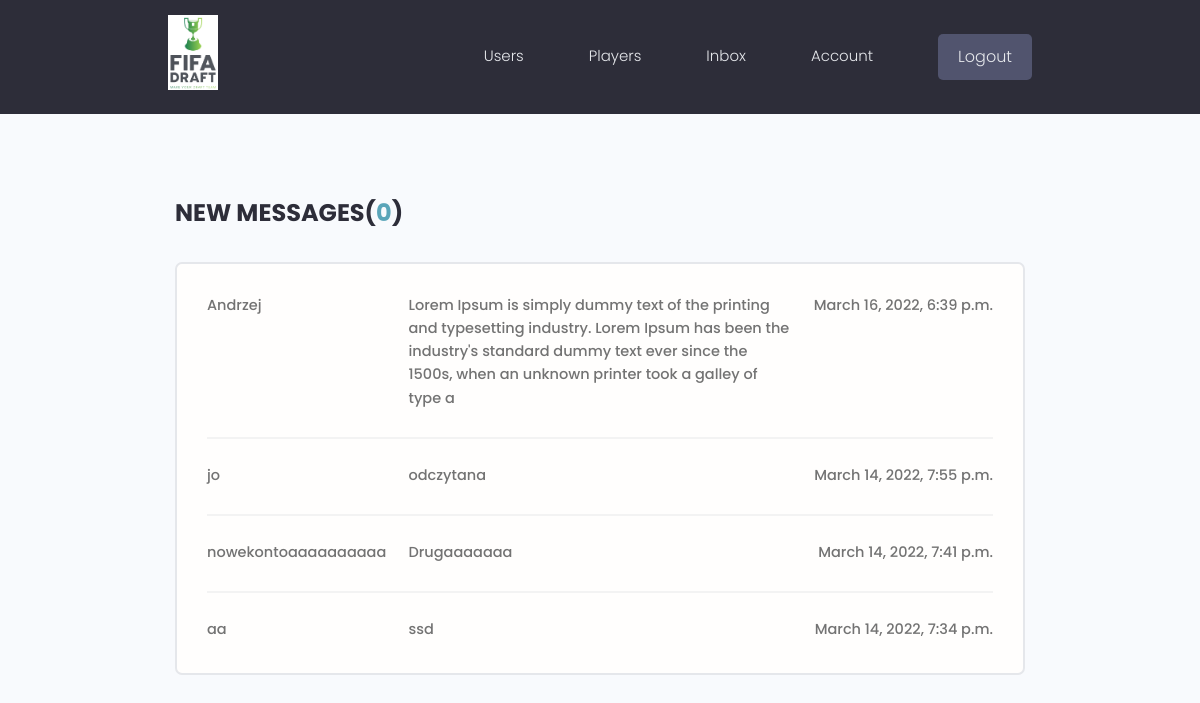
The app's page /inbox/ (signed in), older data.
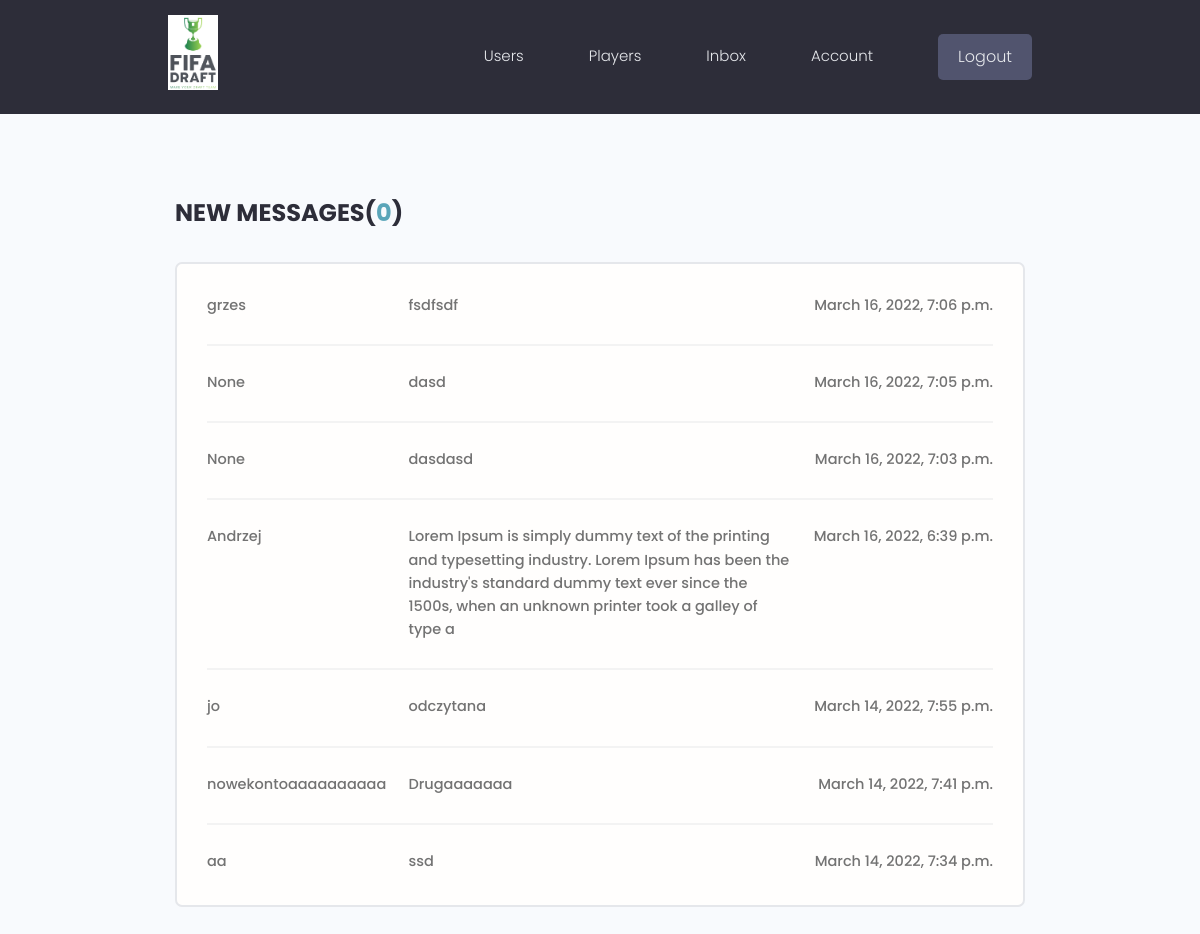
The same page, newer data.
### users/models.py (models this page shows, shortened)
class Message(models.Model):
    sender = models.ForeignKey(
        Profile, on_delete=models.SET_NULL, null=True, blank=True
    )
    recipient = models.ForeignKey(
        Profile,
        on_delete=models.SET_NULL,
        null=True,
        blank=True,
        related_name="messages",
    )
    sender_name = models.CharField(max_length=200, null=True, blank=True)
    email = models.EmailField(max_length=200, null=True, blank=True)
    subject = models.CharField(max_length=200, null=True, blank=True)
    body = models.TextField(max_length=400)
    is_read = models.BooleanField(default=False, null=True)
    created = models.DateTimeField(auto_now_add=True)
    id = models.UUIDField(
        default=uuid.uuid4, unique=True, primary_key=True, editable=False
    )
    class Meta:
        ordering = ["is_read", "-created"]

### users/views.py (the view)
# urls.py: path("inbox/", views.inbox, name="inbox"),
@login_required(login_url="login")
def inbox(request):
    profile = request.user.profile
    message_request = profile.messages.all()
    unread_count = message_request.filter(is_read=False).count()
    context = {"message_request": message_request, "unread_count": unread_count}
    return render(request, "users/inbox.html", context)

### users/templates/users/inbox.html
{% extends 'main.html' %}
{% block content %}
<main class="inbox my-xl">
  <div class="content-box">
    <h3 class="inbox__title">New Messages(<span>{{unread_count}}</span>)</h3>
    <ul class="messages">
      {% for message in message_request %}
      {% if message.is_read == False %}
      <li class="message message--unread">
        {% else %}
      <li class="message">
        {% endif %}
        <a href="{% url 'message' message.id %}">
          <span class="message__author">{{message.sender_name}}</span>
          <span class="message__subject">{{message.subject}}</span>
          <span class="message__date">{{message.created}}</span>
        </a>
      </li>
      {% endfor %}
    </ul>
  </div>
</main>
{% endblock content %}

Row changes from the older to the newer data that the page shows:
added Message: sender_name "grzes", subject "fsdfsdf", created "March 16, 2022, 7:06 p.m."
added Message: sender_name "None", subject "dasd", created "March 16, 2022, 7:05 p.m."
added Message: sender_name "None", subject "dasdasd", created "March 16, 2022, 7:03 p.m."
